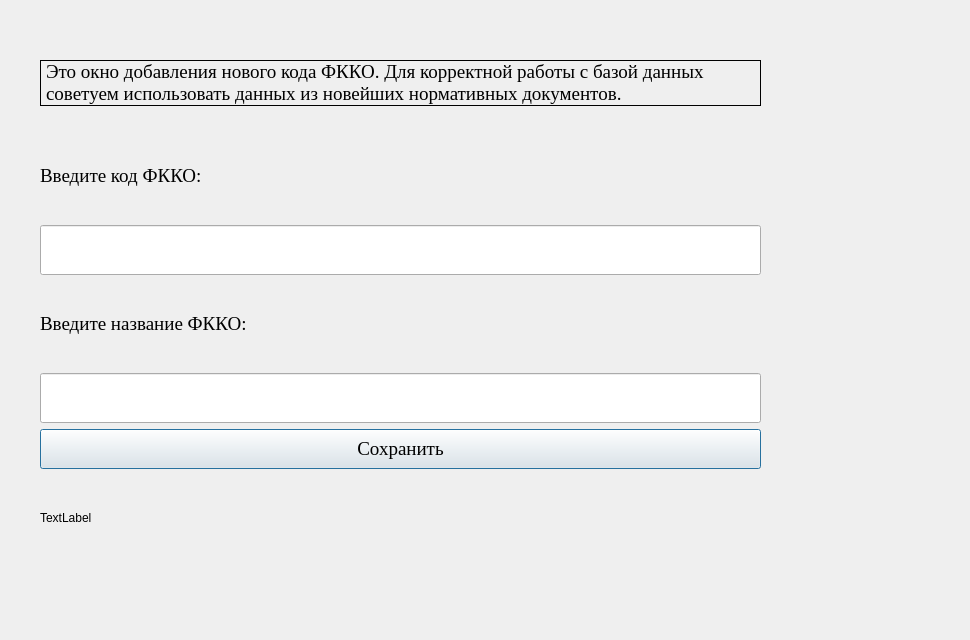
<?xml version="1.0" encoding="UTF-8"?>
<ui version="4.0">
 <class>checkNewCode</class>
 <widget class="QDialog" name="checkNewCode">
  <property name="geometry">
   <rect>
    <x>0</x>
    <y>0</y>
    <width>970</width>
    <height>640</height>
   </rect>
  </property>
  <property name="focusPolicy">
   <enum>Qt::NoFocus</enum>
  </property>
  <property name="contextMenuPolicy">
   <enum>Qt::PreventContextMenu</enum>
  </property>
  <property name="windowTitle">
   <string>Добавление нового кода фККО в базу данных</string>
  </property>
  <widget class="QWidget" name="verticalLayoutWidget">
   <property name="geometry">
    <rect>
     <x>40</x>
     <y>40</y>
     <width>721</width>
     <height>521</height>
    </rect>
   </property>
   <layout class="QVBoxLayout" name="verticalLayout">
    <item alignment="Qt::AlignVCenter">
     <widget class="QLabel" name="label_2">
      <property name="maximumSize">
       <size>
        <width>1000</width>
        <height>16777215</height>
       </size>
      </property>
      <property name="font">
       <font>
        <family>Times New Roman</family>
        <pointsize>14</pointsize>
       </font>
      </property>
      <property name="tabletTracking">
       <bool>true</bool>
      </property>
      <property name="frameShape">
       <enum>QFrame::Panel</enum>
      </property>
      <property name="frameShadow">
       <enum>QFrame::Plain</enum>
      </property>
      <property name="text">
       <string>Это окно добавления нового кода ФККО. Для корректной работы с базой данных советуем использовать данных из новейших нормативных документов.</string>
      </property>
      <property name="textFormat">
       <enum>Qt::AutoText</enum>
      </property>
      <property name="scaledContents">
       <bool>false</bool>
      </property>
      <property name="wordWrap">
       <bool>true</bool>
      </property>
      <property name="openExternalLinks">
       <bool>false</bool>
      </property>
     </widget>
    </item>
    <item>
     <widget class="QLabel" name="label">
      <property name="font">
       <font>
        <family>Times New Roman</family>
        <pointsize>14</pointsize>
       </font>
      </property>
      <property name="text">
       <string>Введите код ФККО:</string>
      </property>
      <property name="textFormat">
       <enum>Qt::PlainText</enum>
      </property>
     </widget>
    </item>
    <item>
     <widget class="QLineEdit" name="line_fkko">
      <property name="minimumSize">
       <size>
        <width>0</width>
        <height>50</height>
       </size>
      </property>
     </widget>
    </item>
    <item>
     <widget class="QLabel" name="label_3">
      <property name="font">
       <font>
        <family>Times New Roman</family>
        <pointsize>14</pointsize>
       </font>
      </property>
      <property name="text">
       <string>Введите название ФККО:</string>
      </property>
     </widget>
    </item>
    <item>
     <widget class="QLineEdit" name="line_title">
      <property name="minimumSize">
       <size>
        <width>0</width>
        <height>50</height>
       </size>
      </property>
     </widget>
    </item>
    <item>
     <widget class="QPushButton" name="save_new_fkko">
      <property name="minimumSize">
       <size>
        <width>0</width>
        <height>40</height>
       </size>
      </property>
      <property name="font">
       <font>
        <family>Times New Roman</family>
        <pointsize>14</pointsize>
       </font>
      </property>
      <property name="text">
       <string>Сохранить</string>
      </property>
     </widget>
    </item>
    <item>
     <widget class="QLabel" name="output_label">
      <property name="text">
       <string>TextLabel</string>
      </property>
     </widget>
    </item>
   </layout>
  </widget>
 </widget>
 <resources/>
 <connections/>
</ui>
